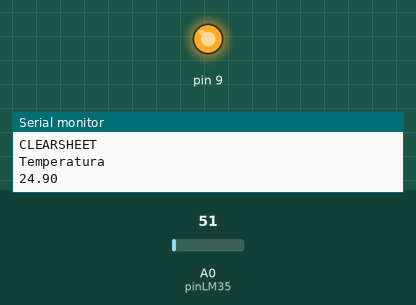
Bench run of a sketch on a simulated Arduino Uno, built with avr-gcc and run on an emulated ATmega328P. On the bench: output pins drawn as LEDs (lit = HIGH), the last lines printed to the serial monitor. Inputs (shaded band) come from the test bench; at power-on: A0 (pinLM35) = 51.

Above: at 0.1 s.
At 20.1 s:
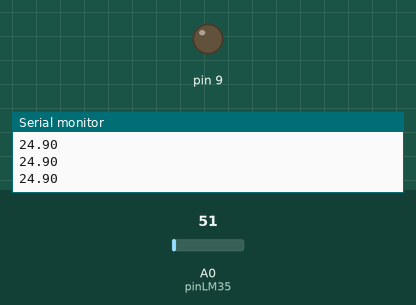
Timing chart, 0 to 21.6 s (numbered marks = the images above):
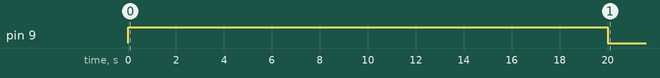

The sketch:

BOMBILLODATOS.ino
```cpp
//Declaración de variables globales
float temperatura; //Variable para almacenar el valor obtenido del sensor (0 a 1023)
int pinLM35 = A0; //Variable del pin de entrada del sensor (A0)
unsigned long tiempo = 0;

void setup(){
  Serial.begin(9600);
  Serial.println("CLEARDATA");
  Serial.println("CLEARSHEET");
  Serial.println("Temperatura");
    pinMode(9,OUTPUT);
  }

void loop(){
  tiempo=millis();
  temperatura=analogRead(pinLM35);
  temperatura=(5.0 * temperatura * 100.0)/1024.0;;
  if(tiempo>=20000 && tiempo<400000){
    digitalWrite(9,LOW);}
  else{
    digitalWrite(9,HIGH);}
  //Serial.print("DATA,TIEMPO,TEMPERATURA,");
  //Serial.print(tiempo);
    //Serial.print(",");
  Serial.println(temperatura);
  delay(100);
  //Esperamos un tiempo para repetir el loop
}
```

Measured:
- by itself, pin 9: LOW → HIGH at 0.00 s, → LOW 20.0 s later
